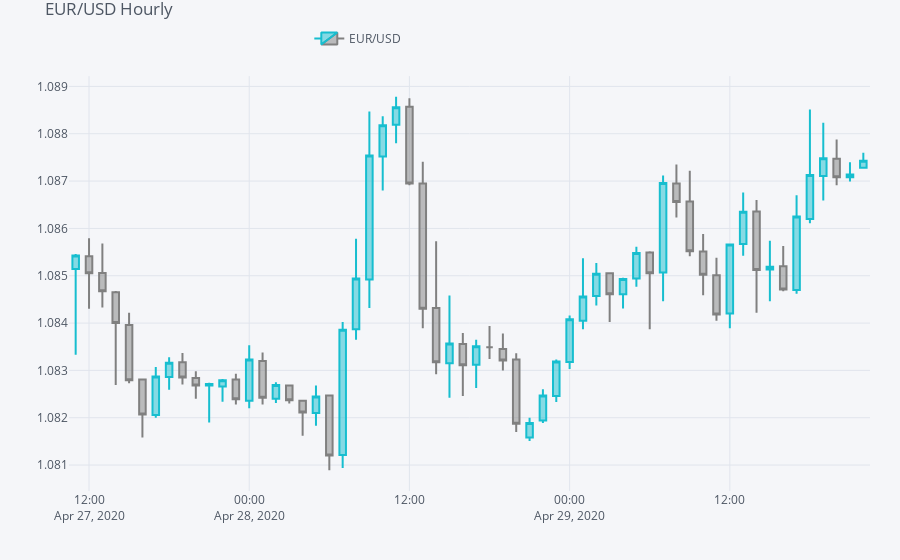

The code cell stored with this chart in its notebook:
### Code cell
plyo.iplot(qf.iplot(asFigure=True))
